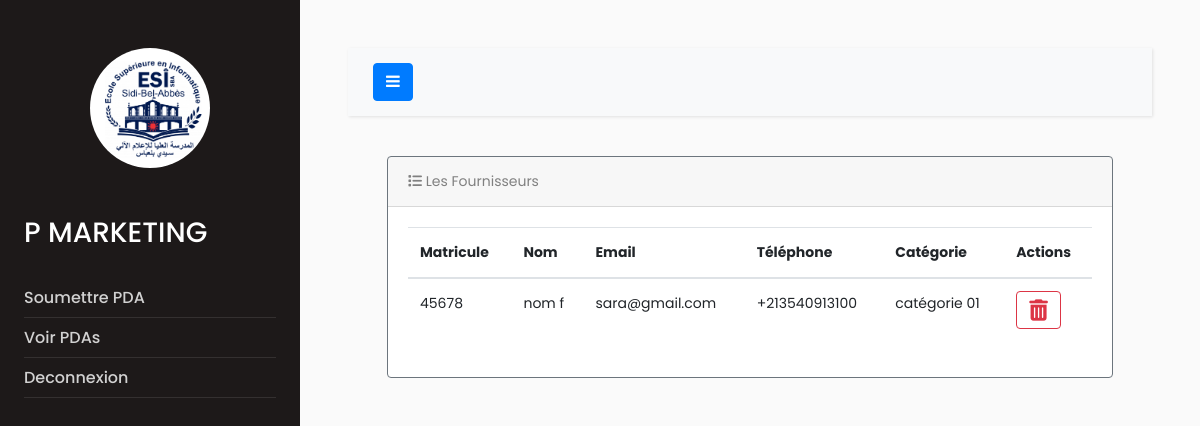
The page /icosnet/list_fournisseurs/ (signed in) on the database its author committed.
### comptes/models.py (models this page shows, shortened)
class User(AbstractBaseUser, PermissionsMixin):
    first_name = models.CharField(_("Prénom"), max_length=150, blank=False,null=False)
    last_name = models.CharField(_("Nom"), max_length=150, blank=False,null=False)
    email = models.EmailField(_("Adresse e-mail"), blank=False,null=False,unique=True)
    matricule = models.CharField(_("Matricule"), max_length=20, blank=False,null=False)
    is_staff = models.BooleanField(
        _("staff status"),
        default=False,
    )
    is_active = models.BooleanField(
        _("compte activé"),
        default=True,)
    date_joined = models.DateTimeField(_("date joined"), default=timezone.now)
    departement = models.ForeignKey(Structure,on_delete=models.PROTECT,null=False,blank=False,related_name='personnel')
    responsable = models.BooleanField(default=False)
    profile_picture = models.ImageField(upload_to='profile_pics', blank=True, null=True)
    groups = models.ManyToManyField(
        Group,
        verbose_name=_('groups'),
        blank=True,
        related_name='comptes_users',
    )
    user_permissions = models.ManyToManyField(
        Permission,
        verbose_name=_('user permissions'),
        blank=True,
        related_name='comptes_users_permissions',  # Add a related_name to avoid clashes
        help_text=_('Specific permissions for this user.'),
        error_messages={
            'add': _('The permission was not added.'),
            'remove': _('The permission was not removed.'),
        },
    )
    objects = UserManager()
    USERNAME_FIELD = "email"
    REQUIRED_FIELDS = ["first_name","last_name","matricule"]
    class Meta:
        verbose_name = _("utilisateur")
        verbose_name_plural = _("utilisateurs")

### core/models.py (models this page shows)
class Fournisseur(models.Model):
    phone_regex = RegexValidator(
    regex=r'^\+?1?\d{9,15}$',
    message="Phone number must be entered in the format: '+999999999'. Up to 15 digits allowed.")
    matricule = models.CharField(_("Matricule"),null=False,blank=False,unique=True,max_length=20)
    nom = models.CharField(_("Nom du fournisseur"),null=False,blank=False,max_length=150)
    email = models.EmailField(_("E-mail"),unique=True)
    telephone = models.CharField(validators=[phone_regex], max_length=15,unique=True,blank=False)
    categorie = models.ForeignKey(Categorie,on_delete=models.CASCADE,related_name='fournisseur',null=True,blank=True)

class Categorie(models.Model):
    nom = models.CharField(_("Catégorie"),max_length=250,null=True,blank=True)
    def __str__(self):
        return self.nom

### core/views.py (the view)
# urls.py: path('list_fournisseurs/', views.list_fournisseur, name='list_fournisseurs'),
def list_fournisseur(request):
    fournisseurs = Fournisseur.objects.all()
    return render(request, 'core/list_fournisseur.html', {'fournisseurs': fournisseurs})

### core/templates/core/list_fournisseur.html (shortened to what this page needs)
{% extends 'core/home.html' %}
{%block body%}
<div class="container-fluid">
  <div class="m-4">
      <div class="row">
          <div class="col-12">
              <div class="card border-secondary mb-3" style="ms-4 mb-4">
                  <div class="card-header"> <i class="fa-solid fa-list"></i> Les Fournisseurs </div>
                  <div class="card-body">
                      <div class="table-responsive">
                          <table class="table table-hover">
                              <thead>
                                <tr>
                                  <th scope="col">Matricule</th>
                                  <th scope="col">Nom</th>
                                  <th scope="col">Email</th>
                                  <th scope="col"> Téléphone</th>
                                  <th scope="col">Catégorie</th>
                                  <th scope="col">Actions</th>
                                </tr>
                              </thead>
                              <tbody>
                              {% for fournisseur in fournisseurs %}
                                <tr>
                                  <td>{{ fournisseur.matricule }}</td>
                                  <td>{{ fournisseur.nom }}</td>
                                  <td>{{ fournisseur.email }}</td>
                                  <td>{{ fournisseur.telephone }}</td>
                                  <td>{{ fournisseur.categorie }}</td>
                              <td>
                                 <form method="post" action="{% url 'core:delete_fournisseur' fournisseur.id %}">
                                <button type="submit" class="btn btn-outline-danger" data-bs-dismiss="modal"> <i class="fa-solid fa-trash-can fa-lg"></i></button>
                                </form>
                                </td>
                                </tr>
                                {% endfor %}
                              </tbody>
                            </table>
                      </div>
                  </div>
                </div>
          </div>
         </div>
  </div>
</div>
{%endblock%}

### core/templates/core/home.html (shortened to what this page needs)
{% load static %}
<!doctype html>
<html lang="en">
  <head>
    <link rel="stylesheet" href="https://cdnjs.cloudflare.com/ajax/libs/font-awesome/6.4.2/css/all.min.css" />
		<link rel="stylesheet" href="https://stackpath.bootstrapcdn.com/font-awesome/4.7.0/css/font-awesome.min.css">
        <link rel="stylesheet" href="{% static 'core/home.css' %}">
  </head>
  <body>
		<div class="wrapper d-flex align-items-stretch">
			<nav id="sidebar">
				<div class="p-4 pt-5">
		  		<a href="#" class="img logo rounded-circle mb-5" style="background-image: url({{ user.profile_picture.url }});"></a>
                <h3> {{ user.first_name.capitalize }} {{ user.last_name.upper }} <h3>
	        <ul class="list-unstyled components mb-5">
	          <li>
	              <a href="{% url 'core:create_predemande' %}">Soumettre PDA</a>
	          </li>
	          <li>
              <a href="{% url 'core:index' %}">Voir PDAs</a>
	          </li>
	          <li>
              <a href="{% url 'custom_logout' %}">Deconnexion</a>
	          </li>
	        </ul>
	      </div>
    	</nav>
      <div id="content" class="p-4 p-md-5">
        <nav class="navbar navbar-expand-lg navbar-light bg-light">
          <div class="container-fluid">
            <button type="button" id="sidebarCollapse" class="btn btn-primary">
              <i class="fa fa-bars"></i>
            </button>
          </div>
        </nav>
        {%block body%}{%endblock%}
      </div>
		</div>
  </body>
</html>

### rows shown on the page
User: profile_picture (picture), first_name "P", last_name "MARKETING"
Fournisseur: matricule "45678", nom "nom f", email "sara@gmail.com", telephone "+213540913100", categorie "catégorie 01"
